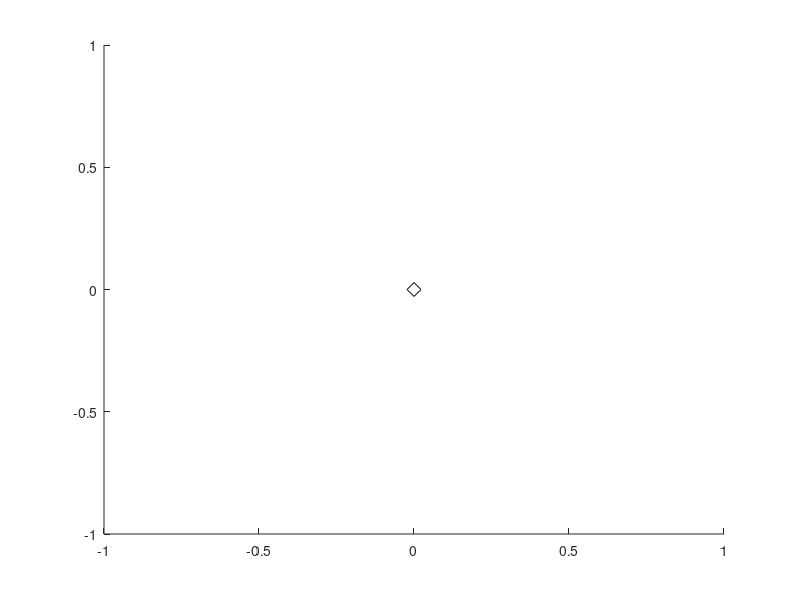

Write the MATLAB code that produced this figure. (Note: this script raises an error after producing the figure.)
%%%%%%%%%%%%%%%%%%%%%%%%%%%%%%%%%%%%%%%%%%%%%%%%%%%%%%%%%%%%%%%%%%%%%%%%%%%
% Demo Code for incremental LPV-DS Learning Algorithm from paper:         %
%  'A Physically-Consistent Bayesian Non-Parametric Mixture Model for     %
%   Dynamical System Learning.'; N. Figueroa and A. Billard; CoRL 2018    %
% With this script you can load 2D toy trajectories or even real-world    %
% trajectories acquired via kinesthetic taching and test the different    %
% GMM fitting approaches.                                                 %
%%%%%%%%%%%%%%%%%%%%%%%%%%%%%%%%%%%%%%%%%%%%%%%%%%%%%%%%%%%%%%%%%%%%%%%%%%%
%%%%%%%%%%%%%%%%%%%%%%%%%%%%%%%%%%%%%%%%%%%%%%%%%%%%%%%%%%%%%%%%%%%%%%%%%%%
% Copyright (C) 2018 Learning Algorithms and Systems Laboratory,          %
% EPFL, Switzerland                                                       %
% Author:  Nadia Figueroa                                                 % 
% email:   nadia.figueroafernandez@epfl.ch                                %
% website: http://lasa.epfl.ch                                            %
%                                                                         %
% This work was supported by the EU project Cogimon H2020-ICT-23-2014.    %
%                                                                         %
% Permission is granted to copy, distribute, and/or modify this program   %
% under the terms of the GNU General Public License, version 2 or any     %
% later version published by the Free Software Foundation.                %
%                                                                         %
% This program is distributed in the hope that it will be useful, but     %
% WITHOUT ANY WARRANTY; without even the implied warranty of              %
% MERCHANTABILITY or FITNESS FOR A PARTICULAR PURPOSE. See the GNU General%
% Public License for more details                                         %
%%%%%%%%%%%%%%%%%%%%%%%%%%%%%%%%%%%%%%%%%%%%%%%%%%%%%%%%%%%%%%%%%%%%%%%%%%%
%% %%%%%%%%%%%%%%%%%%%%%%%%%%%%%%%%%%%%%%%%
%%  DATA LOADING OPTION 1: Draw with GUI %%
%%%%%%%%%%%%%%%%%%%%%%%%%%%%%%%%%%%%%%%%%%%
% Clear all Data
close all; clear all; clc;
% Draw batches of data
fig1 = figure('Color',[1 1 1]);
limits = [-6 6 -2 0.5];
axis(limits)
set(gcf, 'Units', 'Normalized', 'OuterPosition', [0.25, 0.55, 0.2646 0.4358]);
grid on

% Global Attractor of DS
att_g = [0 0]';
radius_fun = @(x)(1 - my_exp_loc_act(5, att_g, x));
scatter(att_g(1),att_g(2),100,[0 0 0],'d'); hold on;

% Draw Reference Trajectories
data = draw_mouse_data_on_DS(fig1, limits); close;
Data = []; x0_all = [];
for l=1:length(data)    
    % Check where demos end and shift
    data_ = data{l};
    data_(1:2,:) = data_(1:2,:) - repmat(data_(1:2,end), [1 length(data_)]);
    data_(3:4,end) = zeros(2,1);
    Data = [Data data_];
    x0_all = [x0_all data_(1:2,1)];
end

% Position/Velocity Trajectories
Xi_ref     = Data(1:2,:);
Xi_dot_ref = Data(3:end,:);
vel_samples = 15; vel_size = 0.85;
% [h_data, h_vel] = plot_reference_trajectories(Data, vel_samples, vel_size);

% Store as first batch
Data_1 = Data;
x0_all_1 = x0_all;
Xi_ref_1 = Xi_ref;
Xi_dot_ref_1 = Xi_dot_ref;

% Draw and store second batch
fig2 = figure('Color',[1 1 1]);
limits = [-6 6 -2 0.5];
axis(limits)
set(gcf, 'Units', 'Normalized', 'OuterPosition', [0.25, 0.55, 0.2646 0.4358]);
grid on

% Global Attractor of DS
att_g = [0 0]';
radius_fun = @(x)(1 - my_exp_loc_act(5, att_g, x));
scatter(att_g(1),att_g(2),100,[0 0 0],'d'); hold on;

% Display the first batch
plot(Xi_ref_1(1,:), Xi_ref_1(2,:),'m.','markersize',10);

data = draw_mouse_data_on_DS(fig2, limits); close;
Data = []; x0_all = [];
for l=1:length(data)    
    % Check where demos end and shift
    data_ = data{l};
    data_(1:2,:) = data_(1:2,:) - repmat(data_(1:2,end), [1 length(data_)]);
    data_(3:4,end) = zeros(2,1);
    Data = [Data data_];
    x0_all = [x0_all data_(1:2,1)];
end

% Position/Velocity Trajectories
Xi_ref     = Data(1:2,:);
Xi_dot_ref = Data(3:end,:);
vel_samples = 15; vel_size = 0.85;
% [h_data, h_vel] = plot_reference_trajectories(Data, vel_samples, vel_size);

Data_2 = Data;
x0_all_2 = x0_all;
Xi_ref_2 = Xi_ref;
Xi_dot_ref_2 = Xi_dot_ref;

%% %%%%%%%%%%%%%%%%%%%%%%%%%%%%%%%%%%%%%%%%%%%%%%%%%%%
%%  DATA LOADING OPTION 2: Choose from LASA DATASET %%
%%%%%%%%%%%%%%%%%%%%%%%%%%%%%%%%%%%%%%%%%%%%%%%%%%%%%%
% % Choose DS LASA Dataset to load
% % clear all; close all; clc
% 
% % Global Attractor of DS
% att_g = [0 0]';
% 
% %%%%%%%%%%%%%%%%%%%%%%%%%%
% %  Load Chosen Dataset %%%
% %%%%%%%%%%%%%%%%%%%%%%%%%%
% % Multi-Models are Motions 27-28-29-30...
% m = 28;
% sample = 2;
% show_trajectories = 1;
% [demos, name] = load_LASA_dataset_shape(m);
% 
% % Global Attractor of DS
% att_g = [0 0]';
% 
% % Extracting data for model 1
% Data_1 = []; x0_all_1 = [];
% for l=5:7
%     % Check where demos end and shift
%     data_ = [demos{l}.pos(:,1:sample:end); demos{l}.vel(:,1:sample:end);];
%     Data_1 = [Data_1 data_];
%     x0_all_1 = [x0_all_1 data_(1:2,20)];
%     clear data_
% end
% 
% % Position/Velocity Trajectories
% Xi_ref_1     = Data_1(1:2,:);
% Xi_dot_ref_1 = Data_1(3:end,:);
% 
% 
% % Extracting data for model 2
% Data_2 = []; x0_all_2 = [];
% for l=1:4
%     % Check where demos end and shift
%     data_ = [demos{l}.pos(:,1:sample:end); demos{l}.vel(:,1:sample:end);];
%     Data_2 = [Data_2 data_];
%     x0_all_2 = [x0_all_2 data_(1:2,20)];
%     clear data_
% end
% 
% % Position/Velocity Trajectories
% Xi_ref_2     = Data_2(1:2,:);
% Xi_dot_ref_2 = Data_2(3:end,:);

%% %%%%%%%%%%%%%%%%%%%%%%%%%%%%%%%%%%%%%%%%%%%%%%%%%%%%%%%
%%  DATA LOADING OPTION 3: Load from Pre-drawn Examples %%
%%%%%%%%%%%%%%%%%%%%%%%%%%%%%%%%%%%%%%%%%%%%%%%%%%%%%%%%%%
% Example Figure. 6
% clear all; close all; clc
% load('./datasets/2D_incremental_1.mat')

% Example Figure. 7
% clear all; close all; clc
% load('./datasets/2D_incremental_2.mat')


%%%%%%%%%%%%%%%%%%%%%%%%%%%%%%%%%%%%%%%%%%%%%%%%%%%%%%%%%%%%
%%      Show Trajectories either from Option 1 or 2       %%
%%%%%%%%%%%%%%%%%%%%%%%%%%%%%%%%%%%%%%%%%%%%%%%%%%%%%%%%%%%%
show_trajectories = 1;
if show_trajectories
    figure('Color',[1 1 1]);
    scatter(Xi_ref_1(1,:), Xi_ref_1(2,:),10,[1 0 0],'filled'); hold on
    scatter(Xi_ref_2(1,:), Xi_ref_2(2,:),10,[1 0 1],'filled'); hold on
    grid on; box on;
    xlabel('$\xi_1$','Interpreter','LaTex','FontSize',20);
    ylabel('$\xi_2$','Interpreter','LaTex','FontSize',20);
    legend({'Batch $b$', 'Batch $b+1$'},'Interpreter','LaTex','FontSize',15)
    title('Reference Trajectories','Interpreter','LaTex','FontSize',20);
    xLimits = get(gca,'XLim'); 
    yLimits = get(gca,'YLim');
    limits = [xLimits yLimits];
end
    
%% %%%%%%%%%%%%%%%%%%%%%%%%%%%%%%%%%%%%%%%%%%%%%%%%%%%%
%% %%%%%%%%  Step 2: Learn LPV-DS for batch 1 %%%%%%%%%
%% %%%%%%%%%%%%%%%%%%%%%%%%%%%%%%%%%%%%%%%%%%%%%%%%%%%%

%%%%%%%%%%%%%%%%%%% GMM Estimation Algorithm %%%%%%%%%%%%%%%%%%%
% 0: Physically-Consistent Non-Parametric (Collapsed Gibbs Sampler)
% 1: GMM-EM Model Selection via BIC
% 2: GMM via Competitive-EM
% 3: CRP-GMM via Collapsed Gibbs Sampler
gmm_type = 0;
%%%%%%%%%%%%%%%%%%% DS OPTIMIZATION OPTIONS %%%%%%%%%%%%%%%%%%%%
% Type of constraints/optimization 
lyap_constr = 0;      % 0:'convex':     A' + A < 0 (Proposed in paper)
                      % 2:'non-convex': A'P + PA < -Q given P (Proposed in paper)                                 
init_cvx    = 0;      % 0/1: initialize non-cvx problem with cvx 
symm_constr = 0;      % This forces all A's to be symmetric (good for simple reaching motions)             
%%%%%%%%%%%%%%%%%%%%%%%%%%%%%%%%%%%%%%%%%%%%%%%%%%%%%%%%%%%%%%%%%%%

% Learn model for batch 1
[ds_gmm_1, A_g_1, b_g_1] = learn_LPVDS(Data_1, att_g, lyap_constr, gmm_type, init_cvx, symm_constr);

% Add number of points used to estimate this GMM
ds_gmm_1.N = size(Data_1,2);

% Create DS function handle
ds_lpv_1 = @(x) lpv_ds(x, ds_gmm_1, A_g_1, b_g_1);

%% Plot DS batch 1
fig1 = figure('Color',[1 1 1]);
[hd] = scatter(Xi_ref_1(1,:),Xi_ref_1(2,:),20,[1 0 0],'filled'); hold on
[hs] = plot_ds_model(fig1, ds_lpv_1, att_g, limits,'medium'); hold on;
limits_ = limits + [-0.015 0.015 -0.015 0.015];
axis(limits_)
box on
grid on
xlabel('$\xi_1$','Interpreter','LaTex','FontSize',20);
ylabel('$\xi_2$','Interpreter','LaTex','FontSize',20);
% legend({'Batch $b$'},'Interpreter','LaTex','FontSize',15)

% Simulate trajectories and plot them on top
plot_repr = 0;
if plot_repr
    opt_sim = [];
    opt_sim.dt = 0.01;
    opt_sim.i_max = 3000;
    opt_sim.tol = 0.1;
    opt_sim.plot = 0;
    [x_lpv xd_lpv]=Simulation(x0_all_1 ,[],ds_lpv_1, opt_sim);
    [hr] = scatter(x_lpv(1,:),x_lpv(2,:),5,[0 0 0],'filled'); hold on    
end
[~, est_labels_1] =  my_gmm_cluster(Xi_ref_1, ds_gmm_1.Priors, ds_gmm_1.Mu, ds_gmm_1.Sigma, 'hard', []);
plotGMMParameters( Xi_ref_1, est_labels_1, ds_gmm_1.Mu, ds_gmm_1.Sigma,fig1);
title('Initial batch $\theta_{\gamma}^b$ and $\mathbf{f}(\xi)^b$', 'Interpreter','LaTex','FontSize',20)

%% %%%%%%%%%%%%%%%%%%%%%%%%%%%%%%%%%%%%%%%%%%%%%%%%%%%%
%% %%%%%%%%  Step 3: Learn CP-GMM for batch 2 %%%%%%%%%
%% %%%%%%%%%%%%%%%%%%%%%%%%%%%%%%%%%%%%%%%%%%%%%%%%%%%%

%%%%%%%%%%%%%%%%%%% GMM Estimation Algorithm %%%%%%%%%%%%%%%%%%%
% 0: Physically-Consistent Non-Parametric (Collapsed Gibbs Sampler)
% 1: GMM-EM Model Selection via BIC
% 2: GMM via Competitive-EM
% 3: CRP-GMM via Collapsed Gibbs Sampler
gmm_type = 0;
%%%%%%%%%%%%%%%%%%% DS OPTIMIZATION OPTIONS %%%%%%%%%%%%%%%%%%%%%% 
% Type of constraints/optimization 
lyap_constr = 0;      % 0:'convex':     A' + A < 0 (Proposed in paper)
                      % 2:'non-convex': A'P + PA < -Q given P (Proposed in paper)                                 
init_cvx    = 0;      % 0/1: initialize non-cvx problem with cvx 
symm_constr = 0;      % This forces all A's to be symmetric (good for simple reaching motions)
%%%%%%%%%%%%%%%%%%%%%%%%%%%%%%%%%%%%%%%%%%%%%%%%%%%%%%%%%%%%%%%%%%%

% Learn model for batch 2
[ds_gmm_2, ~, ~] = learn_LPVDS(Data_2, att_g, lyap_constr, gmm_type, init_cvx, symm_constr);

% Add number of points used to estimate this GMM\
ds_gmm_2.N = size(Data_2,2);

% Extract Cluster Labels
[~, est_labels_2] =  my_gmm_cluster(Xi_ref_2, ds_gmm_2.Priors, ds_gmm_2.Mu, ds_gmm_2.Sigma, 'hard', []);

%% %%%%%%%%%%%%%%%%%%%%%%%%%%%%%%%%%%%%%%%%%%%%%%%%%%%%%%%%%%%%%%%%%%%%%%%%%%%%%%
%% %%%%%%%%  Step 4: Check for GMM Similarities of batch 2 wrt. batch 1 %%%%%%%%%
%% %%%%%%%%%%%%%%%%%%%%%%%%%%%%%%%%%%%%%%%%%%%%%%%%%%%%%%%%%%%%%%%%%%%%%%%%%%%%%%
est_K_1 = length(ds_gmm_1.Priors);
est_K_2 = length(ds_gmm_2.Priors);

clc;
prune_components = [];
for k=1:est_K_2
   fprintf('********** Evaluating component k=%d from GMM bathc b+1 **********\n',k) 
   D_k = Xi_ref_2(:,est_labels_2==k);
   d = size(D_k,1);  n = size(D_k,2);  
   nu = d*(d+1)/2; 
   
   % Variables of j-th component
   Mu_k    = ds_gmm_2.Mu(:,k);
   Sigma_k = ds_gmm_2.Sigma(:,:,k);

   for j=1:est_K_1       
       % Variables of j-th component
       Mu_j    = ds_gmm_1.Mu(:,j); 
       Sigma_j = ds_gmm_1.Sigma(:,:,j);
       
       % Test KL-Divergence
       KL_div_1 = 0.5 * (log(det(Sigma_k)/det(Sigma_j)) - d + trace(inv(Sigma_k)*Sigma_j) + ...
                      (Mu_k-Mu_j)'*inv(Sigma_k)*(Mu_k-Mu_j));
       KL_div_2 = 0.5 * (log(det(Sigma_j)/det(Sigma_k)) - d + trace(inv(Sigma_j)*Sigma_k) + ...
                      (Mu_j-Mu_k)'*inv(Sigma_j)*(Mu_j-Mu_k));
       
       if KL_div_1 < 1 || KL_div_2 < 1
            fprintf(2,'KL-divergence(j,k)=%2.2f and KL-divergence(k,j)=%2.2f\n',KL_div_1, KL_div_2);
            fprintf(2,'Kb(%d) and Kb+1(%d) are practically the same! \n',j, k);
            prune_ = [k j];
            prune_components = [prune_components; prune_];
       else
            fprintf('KL-divergence(j,k)=%2.2f and KL-divergence(k,j)=%2.2f\n',KL_div_1, KL_div_2);
       end
   end
end

%% %%%%%%%%%%%%%%%%%%%%%%%%%%%%%%%%%%%%%%%%%%%%%%%%%%%%%%%%%%%%%%%%%%%%%%%%%%%%%%%%%%%
%% %%%%%%%%  Step 4: Prune-Merge/Concatenate GMMs and Estimate DS parameters %%%%%%%%%
%% %%%%%%%%%%%%%%%%%%%%%%%%%%%%%%%%%%%%%%%%%%%%%%%%%%%%%%%%%%%%%%%%%%%%%%%%%%%%%%%%%%%
P_opt = eye(size(Data,1)/2);
if isempty(prune_components)
    fprintf(2,'*** No Pruning Necessary! Merging GMM components of both batches! ***\n');
    merged_ds_gmm = mergeGMMs(ds_gmm_1, ds_gmm_2);
    %%%%%%%%  LPV system sum_{k=1}^{K}\gamma_k(xi)(A_kxi + b_k) %%%%%%%%            
    [A_g_2, b_g_2, ~] = optimize_lpv_ds_from_data(Data_2, att_g, 0, ds_gmm_2, P_opt, init_cvx, symm_constr);          
    
else
    fprintf(2,'*** Need to prune components from batch b+1! ***\n');    
    % Before pruning.. estimate DS parameters
    %%%%%%%%  LPV system sum_{k=1}^{K}\gamma_k(xi)(A_kxi + b_k) %%%%%%%%            
    [A_g_2_, b_g_2_, ~] = optimize_lpv_ds_from_data(Data_2, att_g, 0, ds_gmm_2, P_opt, init_cvx, symm_constr);           
       
    remove_batch_2 = prune_components(:,1);
    update_batch_1 = prune_components(:,2);    
    K_prune = size(prune_components,1);

    % Auxiliary variable needed for computation
    M_k = ds_gmm_2.Priors*ds_gmm_2.N;
    M = ds_gmm_2.N;
    N = ds_gmm_1.N;
    
    K_batch1     = length(ds_gmm_1.Priors);
    K_batch2     = length(ds_gmm_2.Priors);    
    K_merge      = K_batch1  + K_batch2  - K_prune;    
    Mu_merge     = zeros(2,K_merge);
    Sigma_merge  = zeros(2,2,K_merge);
    Priors_merge = zeros(1,K_merge);
    
    % Fill in parameters for K_batch1
    for k=1:K_batch1
        if sum(k == update_batch_1)
            id_other_comp = remove_batch_2(update_batch_1 == k);
            fprintf('updating %d-th component of b with %d-th component b+1 \n',k, id_other_comp);
            Mu_j    = ds_gmm_1.Mu(:,k);
            Sigma_j = ds_gmm_1.Sigma(:,:,k);
            Priors_j = ds_gmm_1.Priors(k);
            
            Mu_k    = ds_gmm_2.Mu(:,id_other_comp);
            Sigma_k = ds_gmm_2.Sigma(:,:,id_other_comp);
            
            Mu_merge(:,k) = (N*Priors_j*Mu_j + M_k(id_other_comp)*Mu_k)/(N*Priors_j + M_k(id_other_comp));
            Sigma_merge(:,:,k) = (N*Priors_j*Sigma_j + M_k(id_other_comp)*Sigma_k)/(N*Priors_j + M_k(id_other_comp)) + ...
                                  (N*Priors_j*(Mu_j*Mu_j') + M_k(id_other_comp)*(Mu_k*Mu_k'))/(N*Priors_j + M_k(id_other_comp)) - (Mu_merge(:,k)*Mu_merge(:,k)');
            Priors_merge(k)  = (N*Priors_j + M_k(id_other_comp)) / (N + M);
            
        else
            fprintf('copying %d-th component\n',k)
            Mu_merge(:,k) = ds_gmm_1.Mu(:,k);
            Sigma_merge(:,:,k) = ds_gmm_1.Sigma(:,:,k);
            Priors_merge(k)  = (N*ds_gmm_1.Priors(k)) / (N + M);
        end
        
    end
        
    pruned_gmm = ds_gmm_2;
    idx_= 1:K_batch2; 
    pruned_idx    = setdiff(idx_,remove_batch_2');
    Mu_pruned     = ds_gmm_2.Mu(:,pruned_idx);
    Sigma_pruned  = ds_gmm_2.Sigma(:,:,pruned_idx);
    Priors_pruned = M_k(pruned_idx)/(N+M);

    % Add new components
    Mu_merge(:,K_batch1+1:end) = Mu_pruned;
    Sigma_merge(:,:,K_batch1+1:end) = Sigma_pruned;
    Priors_merge(K_batch1+1:end) = Priors_pruned;
    
    % Create new GMM structure
    merged_ds_gmm = [];
    merged_ds_gmm.Mu = Mu_merge; merged_ds_gmm.Sigma = Sigma_merge; merged_ds_gmm.Priors = Priors_merge;
    merged_ds_gmmN = N + M;
   
    % Extract desired A,b's
    A_g_2 = A_g_2_(:,:,pruned_idx);
    b_g_2 = b_g_2_(:,pruned_idx);
end

% Visualize Cluster Parameters on Manifold Data
[~, est_labels_merged] =  my_gmm_cluster([Xi_ref_1 Xi_ref_2], merged_ds_gmm.Priors, merged_ds_gmm.Mu, merged_ds_gmm.Sigma, 'hard', []);
plotGMMParameters( [Xi_ref_1 Xi_ref_2], est_labels_merged, merged_ds_gmm.Mu, merged_ds_gmm.Sigma);
title('Updated batch $b+1$ $\tilde{\theta}_{\gamma}^{b+1}$', 'Interpreter','LaTex','FontSize',20)

%% %%%%%%%%%%%%%%%%%%%%%%%%%%%%%%%%%%%%%%%%%%%%%%%%%%%%%%%%%%%%%%%%
%% %%%%%%%%  Step 5: Concatenate DS and Plot resulting DS %%%%%%%%%
%% %%%%%%%%%%%%%%%%%%%%%%%%%%%%%%%%%%%%%%%%%%%%%%%%%%%%%%%%%%%%%%%%

%%%%%%%% Concatenate f^b(\xi) and f^b+1(\xi) %%%%%%%%
K_merged = length(merged_ds_gmm.Priors);
A_merged = zeros(2,2,K_merged);
b_merged = zeros(2,K_merged);

% Initial Set of DS
A_merged(:,:,1:est_K_1)     = A_g_1;
A_merged(:,:,est_K_1+1:end) = A_g_2;
b_merged(:,1:est_K_1)     = b_g_1;
b_merged(:,est_K_1+1:end) = b_g_2;

% Create DS function handle
ds_lpv_merged = @(x) lpv_ds(x, merged_ds_gmm, A_merged, b_merged);

%% %%%%%%%%%%%%    Plot Resulting Merged DS  %%%%%%%%%%%%%%%%%%
fig1 = figure('Color',[1 1 1]);
[hd] = scatter(Xi_ref_1(1,:),Xi_ref_1(2,:),20,[1 0 0],'filled'); hold on
[hd] = scatter(Xi_ref_2(1,:),Xi_ref_2(2,:),20,[1 0 1],'filled'); hold on
[hs] = plot_ds_model(fig1, ds_lpv_merged, att_g, limits,'medium'); hold on;
limits_ = limits + [-0.015 0.015 -0.015 0.015];
axis(limits_)
box on
grid on

xlabel('$\xi_1$','Interpreter','LaTex','FontSize',20);
ylabel('$\xi_2$','Interpreter','LaTex','FontSize',20);

% plotGMMParameters( [Xi_ref_1 Xi_ref_2], est_labels_merged, merged_ds_gmm.Mu, merged_ds_gmm.Sigma, fig1);
title('Updated batch $b+1$ $\tilde{\theta}_{\gamma}^{b+1}$ and $\mathbf{\tilde{f}}(\xi)^{b+1}$', 'Interpreter','LaTex','FontSize',20)

%% %%%%%%%%%%%%%%%%%%%%%%%%%%%%%%%%%%%%%%%%%%%%%%%%%%%%%
%%     Plot Choosen Lyapunov Function and derivative  %%
%% %%%%%%%%%%%%%%%%%%%%%%%%%%%%%%%%%%%%%%%%%%%%%%%%%%%%%
% Type of plot
contour = 1; % 0: surf, 1: contour
clear lyap_fun_comb lyap_der

P = eye(2);
% Lyapunov function
lyap_fun = @(x)lyapunov_function_PQLF(x, att_g, P);
title_string = {'Lyapunov Function $V(\xi) = (\xi-\xi^*)^T(\xi-\xi^*)$'};


% Derivative of Lyapunov function (gradV*f(x))
lyap_der = @(x)lyapunov_derivative_PQLF(x, att_g, P, ds_lpv_merged);
title_string_der = {'Lyapunov Function Derivative $\dot{V}(\xi)$'};

% if exist('h_lyap','var');     delete(h_lyap);     end
% if exist('h_lyap_der','var'); delete(h_lyap_der); end
h_lyap     = plot_lyap_fct(lyap_fun, contour, limits,  title_string, 0);
xlabel('$\xi_1$','Interpreter','LaTex','FontSize',20);
ylabel('$\xi_2$','Interpreter','LaTex','FontSize',20);

h_lyap_der = plot_lyap_fct(lyap_der, contour, limits_,  title_string_der, 1);
[hd] = scatter(Xi_ref_1(1,:),Xi_ref_1(2,:),10,[1 1 0],'filled'); hold on
[hd] = scatter(Xi_ref_2(1,:),Xi_ref_2(2,:),10,[1 1 0],'filled'); hold on
xlabel('$\xi_1$','Interpreter','LaTex','FontSize',20);
ylabel('$\xi_2$','Interpreter','LaTex','FontSize',20);
